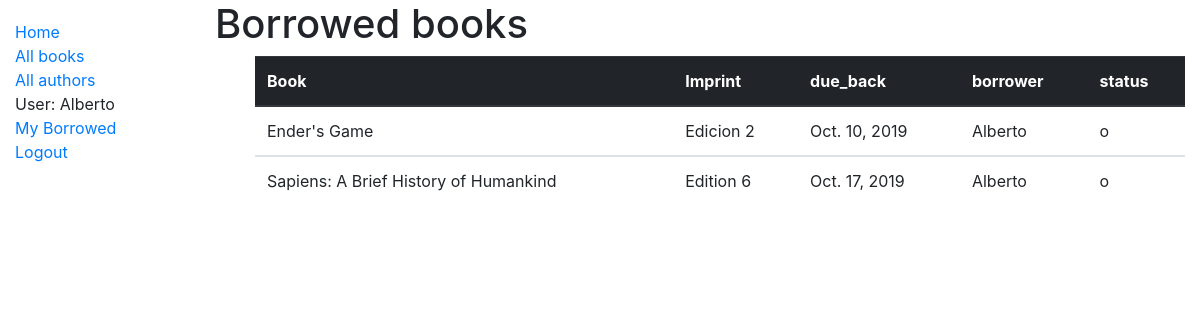
The app's page /catalog/lista/ (signed in) with its own data.
### catalog/models.py (models this page shows, shortened)
class BookInstance(models.Model):
    id = models.UUIDField(primary_key=True, default=uuid.uuid4, help_text='Unique ID for this particular book across whole library')
    book = models.ForeignKey('Book', on_delete=models.SET_NULL, null=True)
    imprint = models.CharField(max_length=200)
    due_back = models.DateField(null=True, blank=True)
    borrower = models.ForeignKey(User, on_delete=models.SET_NULL, null=True, blank=True)
    LOAN_STATUS = [
        ('m', 'Maintenance'),
        ('o', 'On loan'),
        ('a', 'Available'),
        ('r', 'Reserved'),
    ]
    status = models.CharField(
        max_length=1,
        choices=LOAN_STATUS,
        blank=True,
        default='m',
        help_text='Book availability',
    )
    @property
    def is_overdue(self):
        if self.due_back and date.today() > self.due_back:
            return True
        return False
    class Meta:
        ordering = ['due_back']
        permissions = (("can_mark_returned", "Set book as returned"),)

class Book(models.Model):
    title = models.CharField(max_length=200)
    author = models.ForeignKey('Author', on_delete=models.SET_NULL, null=True)
    summary = models.TextField(max_length=1000, help_text='Enter a brief description of the book')
    isbn = models.CharField('ISBN', max_length=13, help_text='13 Character <a href="https://www.isbn-international.org/content/what-isbn">ISBN number</a>')
    genre = models.ManyToManyField(Genre, help_text='Select a genre for this book')
    def __str__(self):
        return self.title

### catalog/views.py (the view)
# urls.py: path('lista/',views.ListaPrestados.as_view(),name='lista-prestados'),
class ListaPrestados(PermissionRequiredMixin,generic.ListView):
    permission_required = 'catalog.can_mark_returned'
    model = BookInstance
    queryset = BookInstance.objects.filter(status='o')
    template_name ='catalog/lista_prestados.html'

### catalog/templates/catalog/lista_prestados.html
{% extends "base_generic.html" %}
{% block content %}
<h1>Borrowed books</h1>
{% if object_list %}
<ul>
    <table class="table">
    <thead class="thead-dark">
        <tr>
            <th>Book</th>
            <th>Imprint</th>
            <th>due_back</th>
            <th>borrower</th>
            <th>status</th>
        </tr>
    </thead>
    {% for bookinst in object_list %}
    <tbody>
        <tr>
            <td>{{ bookinst.book }} </td>
            <td>{{ bookinst.imprint }} </td>
            <td>{{ bookinst.due_back }}</td>
            <td>{{ bookinst.borrower }}</td>
            <td>{{ bookinst.status }} </td>
        </tr>
    </tbody>
    {% endfor %}
    </table>
</ul>
{% else %}
<p>There are no books borrowed.</p>
{% endif %}
{% endblock %}

### catalog/templates/base_generic.html (shortened to what this page needs)
<!DOCTYPE html>
<html lang="en">
<head>
    <link rel="stylesheet" href="https://stackpath.bootstrapcdn.com/bootstrap/4.1.3/css/bootstrap.min.css"
>
    {% load static %}
    <link rel="stylesheet" href="{% static 'css/styles.css' %}">
</head>
<body>
    <div class="container-fluid">
        <div class="row">
            <div class="col-sm-2">
                {% block sidebar %}
                <ul class="sidebar-nav">
                    <li><a href="{% url 'index' %}">Home</a></li>
                    <li><a href="{% url 'books' %}">All books</a></li>
                    <li><a href="">All authors</a></li>
                    {% if user.is_authenticated %}
                    <li>User: {{ user.get_username }}</li>
                    <li><a href="{% url 'my-borrowed' %}">My Borrowed</a></li>
                    <li><a href="{% url 'logout'%}?next={{request.path}}">Logout</a></li>
                    {% else %}
                    <li><a href="{% url 'login'%}?next={{request.path}}">Login</a></li>
                    {% endif %}
                </ul>
                {% endblock %}
            </div>
            <div class="col-sm-10 ">
                {% block content %}{% endblock %}
            </div>
        </div>
    </div>
</body>
</html>

### catalog/static/css/styles.css (style rules this page uses)
.sidebar-nav { margin-top: 20px; padding: 0; list-style: none; }

### records on screen
BookInstance: book "Ender's Game", imprint "Edicion 2", due_back "Oct. 10, 2019", borrower "Alberto", status "o"
BookInstance: book "Sapiens: A Brief History of Humankind", imprint "Edition 6", due_back "Oct. 17, 2019", borrower "Alberto", status "o"

### other values on screen
{{ user.get_username }} "Alberto"
